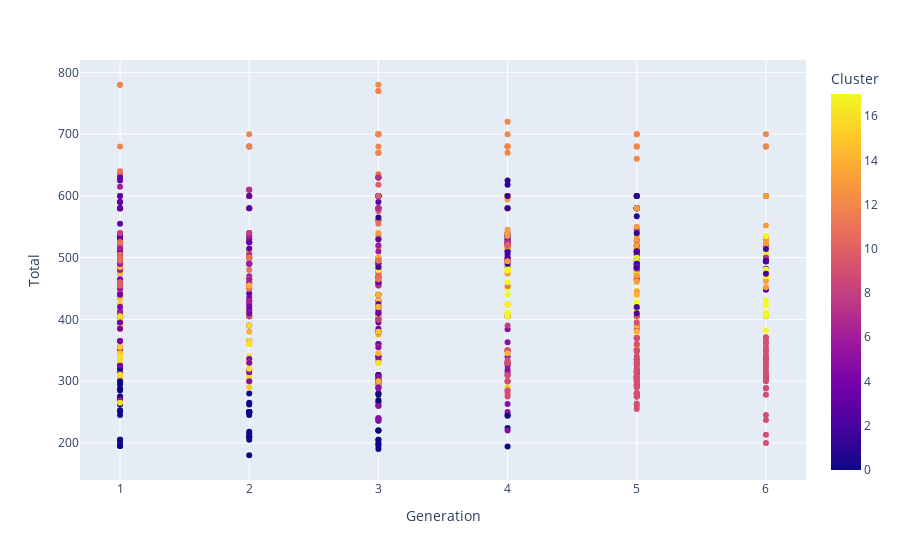

The notebook cell saved with this chart:
### Code cell
#scatter plot total vs type 1, color by cluster
fig = px.scatter(data, x='Generation', y='Total', color='Cluster')
fig.show()

### Figure 1 — Plotly figure (JSON) as saved in the notebook; plotly's stock layout.template omitted (floating-point values rounded to 4 significant figures; data arrays with more than 128 entries replaced by an {"elided": "..."} marker saying what was removed)
{"data": [{"hovertemplate": "Generation=%{x}<br>Total=%{y}<br>Cluster=%{marker.color}<extra></extra>", "legendgroup": "", "marker": {"color": {"elided": "800 int values"}, "coloraxis": "coloraxis", "symbol": "circle"}, "mode": "markers", "name": "", "orientation": "v", "showlegend": false, "type": "scatter", "x": {"elided": "800 int values"}, "xaxis": "x", "y": {"elided": "800 int values"}, "yaxis": "y"}], "layout": {"coloraxis": {"colorbar": {"title": {"text": "Cluster"}}, "colorscale": [[0, "#0d0887"], [0.1111, "#46039f"], [0.2222, "#7201a8"], [0.3333, "#9c179e"], [0.4444, "#bd3786"], [0.5556, "#d8576b"], [0.6667, "#ed7953"], [0.7778, "#fb9f3a"], [0.8889, "#fdca26"], [1, "#f0f921"]]}, "legend": {"tracegroupgap": 0}, "margin": {"t": 60}, "xaxis": {"anchor": "y", "domain": [0, 1], "title": {"text": "Generation"}}, "yaxis": {"anchor": "x", "domain": [0, 1], "title": {"text": "Total"}}}}
